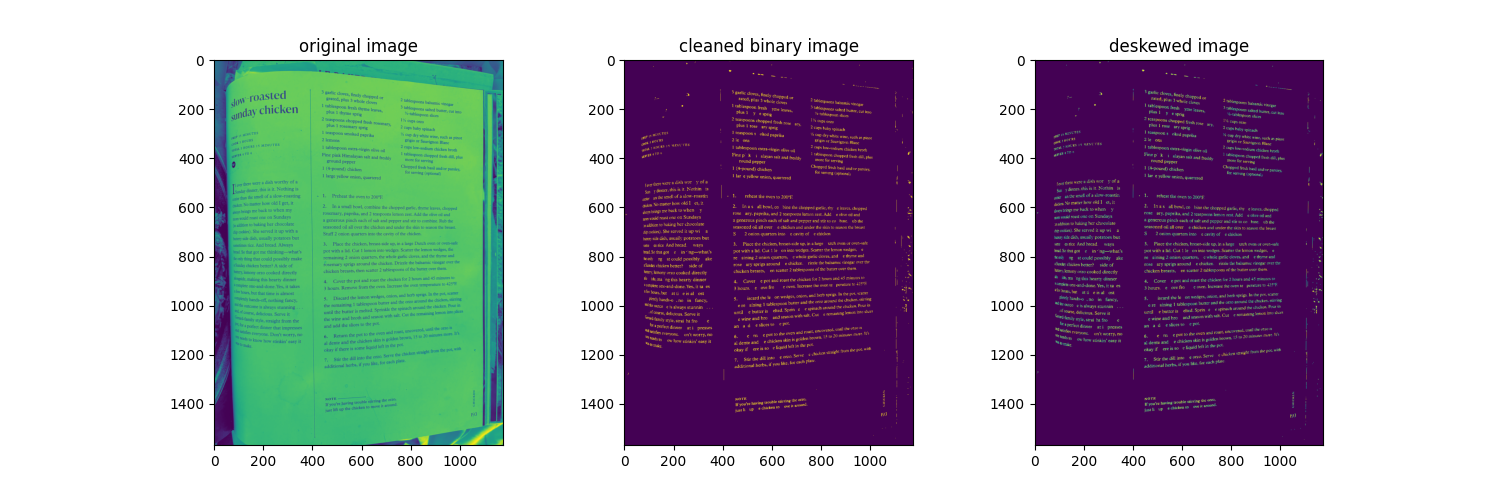

This chart was generated by the following Python code:
from PIL import Image
import pytesseract
import numpy as np
import matplotlib.pyplot as plt
import cv2
from matplotlib.patches import Polygon

def blur_image(im, k=None, blur_param=0.00425): 
    # found empirical best fit, defaulted the blur parameter to match
    h, w = im.shape
    
    if k is None: 
        k = int(2 * round(min(h, w) * blur_param) + 1.)
        
    blurred = cv2.GaussianBlur(im, (k, k), 0)
    return blurred

def find_page(im, kernel_size=(5,5), blur_param=0.005): 
    h, w = im.shape
    if kernel_size is None: 
        k = int(2 * round(min(h, w) * blur_param) + 1.)
    kernel = cv2.getStructuringElement(cv2.MORPH_RECT, kernel_size)
    closed = cv2.morphologyEx(im, cv2.MORPH_CLOSE, kernel)    
    
    
    contours, hierarchy = cv2.findContours(closed, cv2.RETR_EXTERNAL, cv2.CHAIN_APPROX_SIMPLE)
    return closed, contours, hierarchy

def is_page_like(contour, img_shape, min_frac=0.5):                                                                   
      x, y, w, h = cv2.boundingRect(contour)         
      H, W = img_shape                                                                                                  
      return w > min_frac * W and h > min_frac * H  

def draw_page(contours, ax): 
    page = max(contours, key=cv2.contourArea) 
    det_contour = cv2.minAreaRect(page)
    box = cv2.boxPoints(det_contour); box = np.intp(box)
    
    polygon = Polygon(box, closed=True, facecolor='white', alpha=0.3)
    ax.add_patch(polygon)
    
    return ax

def get_binary_image(im, lo_thresh=0, hi_thresh=255, foreground_frac_lo=0.02, foreground_frac_hi = 0.3, adaptive_theshold_block_size=31, adaptive_threshold_C=10): 
    # todo optimize adaptive threshold params if we need to
    
    # run otsu
    _, total_binary = cv2.threshold(im, lo_thresh, hi_thresh, cv2.THRESH_BINARY_INV + cv2.THRESH_OTSU)

    h, w = im.shape[:2]
    mid_h = h // 2
    mid_w = w // 2

    top_left = total_binary[0:mid_h, 0:mid_w]
    top_right = total_binary[0:mid_h, mid_w:w]
    bottom_left = total_binary[mid_h:h, 0:mid_w]
    bottom_right = total_binary[mid_h:h, mid_w:w]
    
    sub_images = [top_left, top_right, bottom_left, bottom_right, total_binary]
    for image in sub_images: 
        frac = np.mean(image > 0)
        if (frac < foreground_frac_lo) or (frac > foreground_frac_hi): 
            print('problem, falling back to adaptive threshold')
            return cv2.adaptiveThreshold(im, 255, cv2.ADAPTIVE_THRESH_GAUSSIAN_C, cv2.THRESH_BINARY_INV, adaptive_theshold_block_size, adaptive_threshold_C) 
    
    return total_binary

def clean_binary_image(binary_image, quantiles_to_keep=[0.05, 0.95], plot=True):
    num_labels, labels, stats, _ = cv2.connectedComponentsWithStats(binary_image, connectivity=8)  
    
    if plot:
        fig = plt.figure()
        areas = stats[1:, cv2.CC_STAT_AREA]
        plt.hist(areas, bins=np.logspace(0, np.log10(areas.max()+1), 50))
        plt.xscale('log')   
        plt.axvline(np.quantile(areas.flatten(), quantiles_to_keep[0]), color="tab:red", ls='--')
        plt.axvline(np.quantile(areas.flatten(), quantiles_to_keep[1]), color="tab:red", ls='--')
        plt.xlabel('detected area (pixels^2)')
        plt.ylabel('count')
        plt.show()
    
    lo_area, hi_area = np.quantile(areas, [0.05, 0.95])
    keepers = (areas >= lo_area) & (areas < hi_area)
    keeper_indices = np.where(keepers)[0] + 1 # because we cut the 0th area (background component)
        
    cleaned_binary_image = np.isin(labels, keeper_indices).astype(np.uint8) * 255
    return cleaned_binary_image

def deskew_image(cleaned_binary_image, angle_lims=[-2, 2], angle_step=0.1): 
    foreground_pixel_coords = np.column_stack(np.where(cleaned_binary_image > 0)) # gives pixels in (y, x)
    foreground_pixel_coords = (foreground_pixel_coords[:, ::-1]).astype(np.float32)
    center, dims, angle = cv2.minAreaRect(foreground_pixel_coords)
    if angle < -45: angle += 90
    print('this is the coarse angle = ', angle)
    
    angle_lo = angle + angle_lims[0]; angle_hi = angle + angle_lims[1]
    n_steps = int(np.round((angle_hi - angle_lo)/angle_step))
    
    angles_to_try = np.linspace(angle_lo, angle_hi, n_steps)
    scores = []
    for ang in angles_to_try: 
        rot_mat_i = cv2.getRotationMatrix2D(center, ang, 1.0)
        im = cv2.warpAffine(cleaned_binary_image, rot_mat_i, (cleaned_binary_image.shape[1], cleaned_binary_image.shape[0]))
        var = np.var(np.sum(im, axis=1))
        scores.append(var)
        
    best = angles_to_try[np.argmax(scores)]
    print('this was our best angle: ', best)
    rot_mat = cv2.getRotationMatrix2D(center, best, 1.0)
    deskewed_image = cv2.warpAffine(cleaned_binary_image, rot_mat, (cleaned_binary_image.shape[1], cleaned_binary_image.shape[0]))
    return deskewed_image

def image_segmentation(im_arr, plot=False): 
    proj_x = np.sum(im_arr, axis=0)
    
    # find column boundary
    proj_x_prime = np.diff(proj_x)
    zero_inds = np.where(proj_x_prime == 0)
    column_pos = int(np.round(np.mean(zero_inds)))
    
    if plot: 
        fig = plt.figure()
        plt.plot(proj_x)
        plt.xlabel('Pixel num (x axis)')
        plt.ylabel('Summed value (proportional to amount of ink)')
        plt.axvline(column_pos, color='k', ls='--')
        plt.show()
    
    left_side_image = im_arr[:, 0:column_pos-1]
    right_side_image = im_arr[:, column_pos:]
    image_segments = [left_side_image, right_side_image]
    return image_segments

def get_text_from_image(image, split=True): 
    if split: 
        image_segments = image_segmentation(image)
        results = [pytesseract.image_to_string(im) for im in image_segments]
    else: 
        results = pytesseract.image_to_string(image)

    return results

if __name__ == "__main__":
    chicken_recipe_photo = '../data/photos/20260404_204704_04f01b.jpg'
    im = Image.open(chicken_recipe_photo)
    gray_arr = np.array(im.convert('L')) # y axis is 0, x axis is 1
    
    lo = np.quantile(gray_arr.flatten(), 0.16)
    hi = np.quantile(gray_arr.flatten(), 0.84)
    
    # first plot a histogram of the pixel values
    '''
    fig = plt.figure()
    plt.hist(gray_arr.flatten())
    plt.axvline(lo, color='tab:red', ls='--')
    plt.axvline(hi, color='tab:red', ls='--')
    plt.xlabel('Pixel values (amount of ink)')
    plt.ylabel('Count')
    plt.show()
    '''
        
    #gray_arr = blur_image(gray_arr)
    canny_out = cv2.Canny(gray_arr, lo, hi)
    rect, contours, hierarchy = find_page(canny_out)
    
    binary_image = get_binary_image(gray_arr)
    cleaned_binary_image = clean_binary_image(binary_image)
    deskewed_image = deskew_image(cleaned_binary_image)
        
    fig, axes = plt.subplots(1, 3, figsize=(15, 5))
    axes[0].imshow(gray_arr); axes[0].set_title('original image')
    axes[1].imshow(cleaned_binary_image); axes[1].set_title('cleaned binary image')
    axes[2].imshow(deskewed_image); axes[2].set_title('deskewed image')
    plt.show()
    
    upsample_fac = 5
    upsampled_image = cv2.resize(gray_arr, None, fx=upsample_fac, fy=upsample_fac, interpolation=cv2.INTER_CUBIC)
    
    up_clean_image = get_binary_image(upsampled_image)
    up_clean_image = clean_binary_image(up_clean_image, quantiles_to_keep=[0.05, 0.99])
    up_clean_image = deskew_image(up_clean_image)
    
    labels = ['original', 'cleaned', 'deskewed', 'upsampled', 'upsampled_cleaned']
    for i, im in enumerate([gray_arr, cleaned_binary_image, deskewed_image, upsampled_image, up_clean_image]): 
        filename = './tesseract_'+labels[i]+'.txt'
        results = get_text_from_image(im)
        with open(filename, 'w') as f: 
            for res in results: 
                f.write(res+'\n')
        print('saved ', filename)
